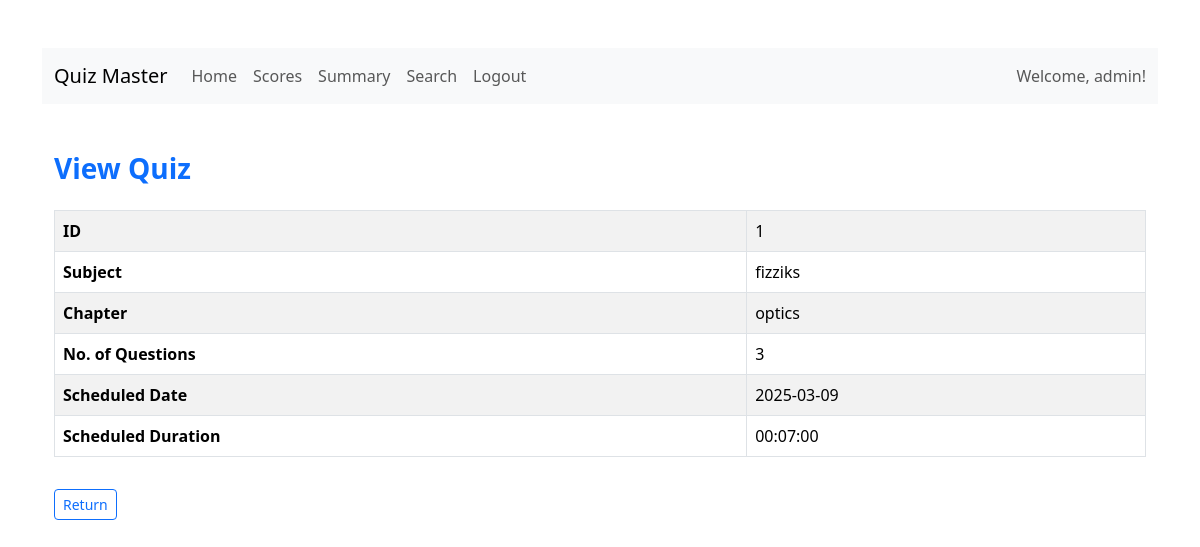
Before: /dashboard/user/1/1/viewquiz with the older database file.
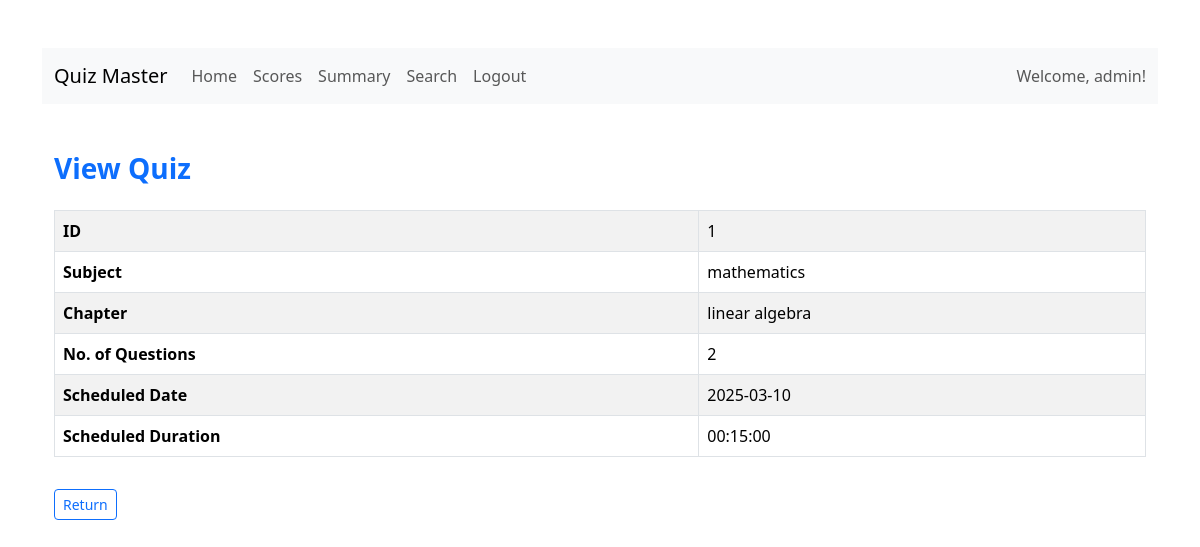
After: the same page with the newer database file.
### models/subject.py (models this page shows)
class Subject(db.Model):
    id = db.Column(db.Integer, primary_key=True)
    name = db.Column(db.String(150), nullable=False, unique=True)
    description = db.Column(db.Text)
    chapters = db.relationship('Chapter', backref='subject', cascade="all, delete-orphan", lazy=True)

### models/chapter.py (models this page shows)
class Chapter(db.Model):
    id = db.Column(db.Integer, primary_key=True)
    name = db.Column(db.String(150), nullable=False,unique=True)
    description = db.Column(db.Text)
    subject_id = db.Column(db.Integer, db.ForeignKey('subject.id'), nullable=False)
    quizzes = db.relationship('Quiz', backref='chapter', cascade="all, delete-orphan", lazy=True)

### models/quiz.py (models this page shows)
class Quiz(db.Model):
    id = db.Column(db.Integer, primary_key=True)
    chapter_id = db.Column(db.Integer, db.ForeignKey('chapter.id'), nullable=False)
    quizdate = db.Column(db.Date)
    quizduration = db.Column(db.Time)
    quizname=db.Column(db.String(150), nullable=False,unique=True)
    questions = db.relationship('Question', backref='quiz', cascade="all, delete-orphan", lazy=True)
    scores = db.relationship('Score', backref='quiz', cascade="all, delete-orphan", lazy=True)
    @hybrid_property
    def noofquestions(self):
        return len(self.questions)

### app.py (the view)
@app.route("/dashboard/user/<int:id>/<int:quizid>/viewquiz", methods=["GET", "POST"])
def userviewquiz(id, quizid):
    user=User.query.filter_by(id=id).first()
    quiz = Quiz.query.filter_by(id=quizid).first()
    chapter = Chapter.query.filter_by(id=quiz.chapter_id).first()
    subject = Subject.query.filter_by(id=chapter.subject_id).first()
    print(quiz, chapter, subject)
    return render_template(
        "userviewquiz.html",
        quiz=quiz,
        chapter=chapter.name,
        subject=subject.name,
        user=user
    )

### templates/userviewquiz.html (shortened to what this page needs)
{% extends "base.html" %}
{% block content %}
<nav class="navbar navbar-expand-lg navbar-light bg-light">
    <div class="container-fluid">
      <a class="navbar-brand" href="{{ url_for('userdashboard', id=user.id) }}">Quiz Master</a>
      <div class="collapse navbar-collapse">
        <ul class="navbar-nav me-auto mb-2 mb-lg-0">
          <li class="nav-item"><a class="nav-link" href="{{ url_for('userdashboard', id=user.id) }}">Home</a></li>
          <li class="nav-item"><a class="nav-link" href="{{ url_for('userscores', id=user.id) }}">Scores</a></li>
          <li class="nav-item"><a class="nav-link" href="{{ url_for('usersummary', id=user.id) }}">Summary</a></li>
          <li class="nav-item"><a class="nav-link" href="{{ url_for('usersearch', id=user.id) }}">Search</a></li>
          <li class="nav-item"><a class="nav-link" href="{{ url_for('logout') }}">Logout</a></li>
        </ul>
        <span class="navbar-text ms-auto">Welcome, {{ user.fullname }}!</span>
      </div>
    </div>
  </nav>
<div class="container my-5">
  <h3 class="mb-4 text-primary fw-bold">View Quiz</h3>
  <div class="table-responsive">
    <table class="table table-striped table-hover table-bordered">
      <tbody>
        <tr>
          <th scope="row">ID</th>
          <td>{{ quiz.id }}</td>
        </tr>
        <tr>
          <th scope="row">Subject</th>
          <td>{{ subject }}</td>
        </tr>
        <tr>
          <th scope="row">Chapter</th>
          <td>{{ chapter }}</td>
        </tr>
        <tr>
          <th scope="row">No. of Questions</th>
          <td>{{ quiz.noofquestions }}</td>
        </tr>
        <tr>
          <th scope="row">Scheduled Date</th>
          <td>{{ quiz.quizdate }}</td>
        </tr>
        <tr>
          <th scope="row">Scheduled Duration</th>
          <td>{{ quiz.quizduration }}</td>
        </tr>
      </tbody>
    </table>
    <button type="button" onclick="location.href='{{ url_for('userdashboard', id=user.id) }}'" class="btn btn-outline-primary btn-sm mt-3">Return</button>
  </div>
</div>
{% endblock %}

Changed rows visible on the page:
changed Quiz id 1: quizdate "2025-03-09" → "2025-03-10"; quizduration "00:07:00" → "00:15:00"
changed Subject: name "fizziks" → "mathematics"
changed Chapter: name "optics" → "linear algebra"
Other visible differences:
{{ quiz.noofquestions }}: "3" → "2"
